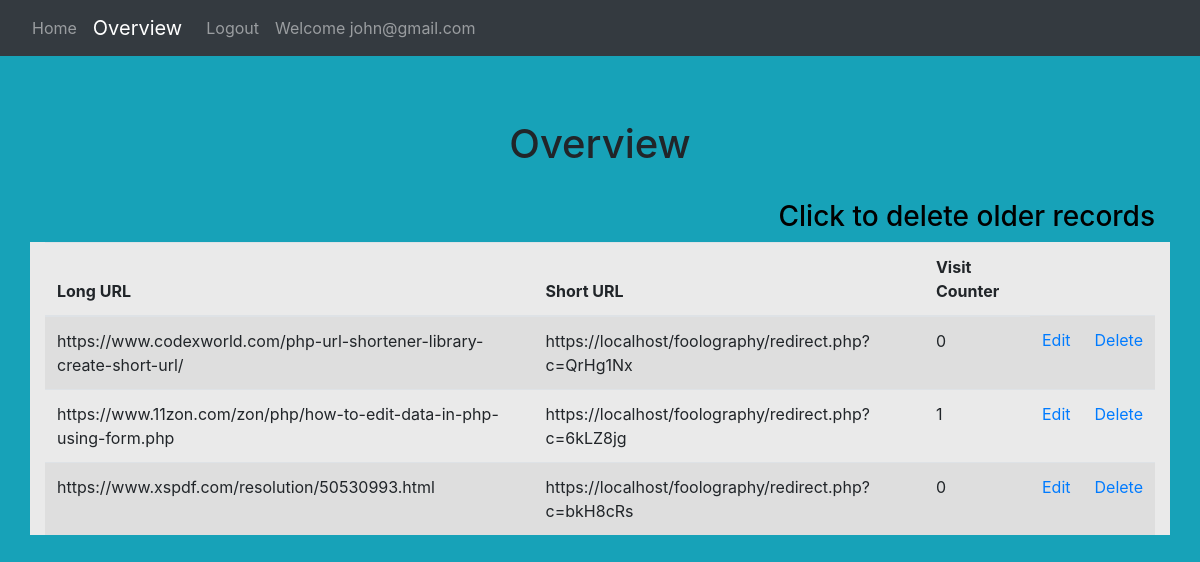
The app's page /overview.php (signed in) with its own data.
### tables this page shows
CREATE TABLE `short_urls` (
  `id` int(11) NOT NULL,
  `user_id` int(11) DEFAULT NULL,
  `long_url` varchar(100) NOT NULL,
  `short_code` varchar(100) NOT NULL,
  `hits` int(11) NOT NULL,
  `created` datetime NOT NULL
);

### overview.php (the view, shortened to what this page needs)
<?php
include('dbConfig.php');
if(isset($_SESSION['email']))
{
	$email = $_SESSION['email'];
	$sql = "SELECT id FROM users where email = '$email'";
$query = @mysqli_query($conn,$sql);
$row = mysqli_fetch_assoc($query);
$user_id = $row['id'];
?>
<!DOCTYPE html>
<html lang="en">
<head>
  <link rel="stylesheet" href="https://maxcdn.bootstrapcdn.com/bootstrap/4.5.2/css/bootstrap.min.css">
</head>
<body  style="background-color: #17a2b8;">
	<div class="row">
		<div class="col-md-12">
	<nav class="navbar navbar-expand-sm bg-dark navbar-dark fixed-top">
				  <a class="nav-link" href="index.php" style="color: rgba(255,255,255,.5);">Home</a>
				  <ul class="navbar-nav">
				    <li class="nav-item">
				      <a class="navbar-brand" href="overview.php">Overview</a>
				    </li>
				    <li class="nav-item">
		              <a class="nav-link" href="logout.php?logout">Logout</a>
		            </li>
		            <li class="nav-item" >
		              <a class="nav-link" href="">Welcome <?php echo $email;?></a>
		            </li>
				  </ul>
				</nav>
			</div>
		</div>
	<div class="container" style="margin-top: 10%;">
		<h1 align="center">Overview</h1><br>
	<h3 align="right"><a href="old_delete.php" style="color: black;">Click to delete older records</a></h3>
	</div>
	<div class="container" style="background-color: #EAEAEA;">
<table class="table table-striped">
	 <thead>
      <tr>
        <th>Long URL</th>
        <th>Short URL</th>
        <th>Visit Counter</th>
      </tr>
    </thead>
    <tbody>
<?php
$sql = "SELECT * FROM short_urls where user_id = $user_id";
$query = @mysqli_query($conn,$sql);
            echo "<tr>";
 while ($row = @mysqli_fetch_array($query)){
    echo "<td>" .$row['long_url'] . "</td>";
    echo "<td>" .'https://localhost/foolography/redirect.php?c='.$row['short_code'] . "</td>";
    echo "<td>" .$row['hits'] . "</td>";
    ?>
    <td><a href="edit.php?id=<?php echo $row['id']; ?>">Edit</a></td>
    <td><a href="delete.php?id=<?php echo $row['id']; ?>">Delete</a></td>
<?php
    echo "</tr>";
  }
?>
 </tbody>
  </table>
</div>
</body>
</html>
<?php
}
?>

### records on screen
short_urls: long_url "https://www.codexworld.com/php-url-shortener-library-create-short-url/", short_code "QrHg1Nx", hits "0"
short_urls: long_url "https://www.11zon.com/zon/php/how-to-edit-data-in-php-using-form.php", short_code "6kLZ8jg", hits "1"
short_urls: long_url "https://www.xspdf.com/resolution/50530993.html", short_code "bkH8cRs", hits "0"

### other values on screen
$email "john@gmail.com"
